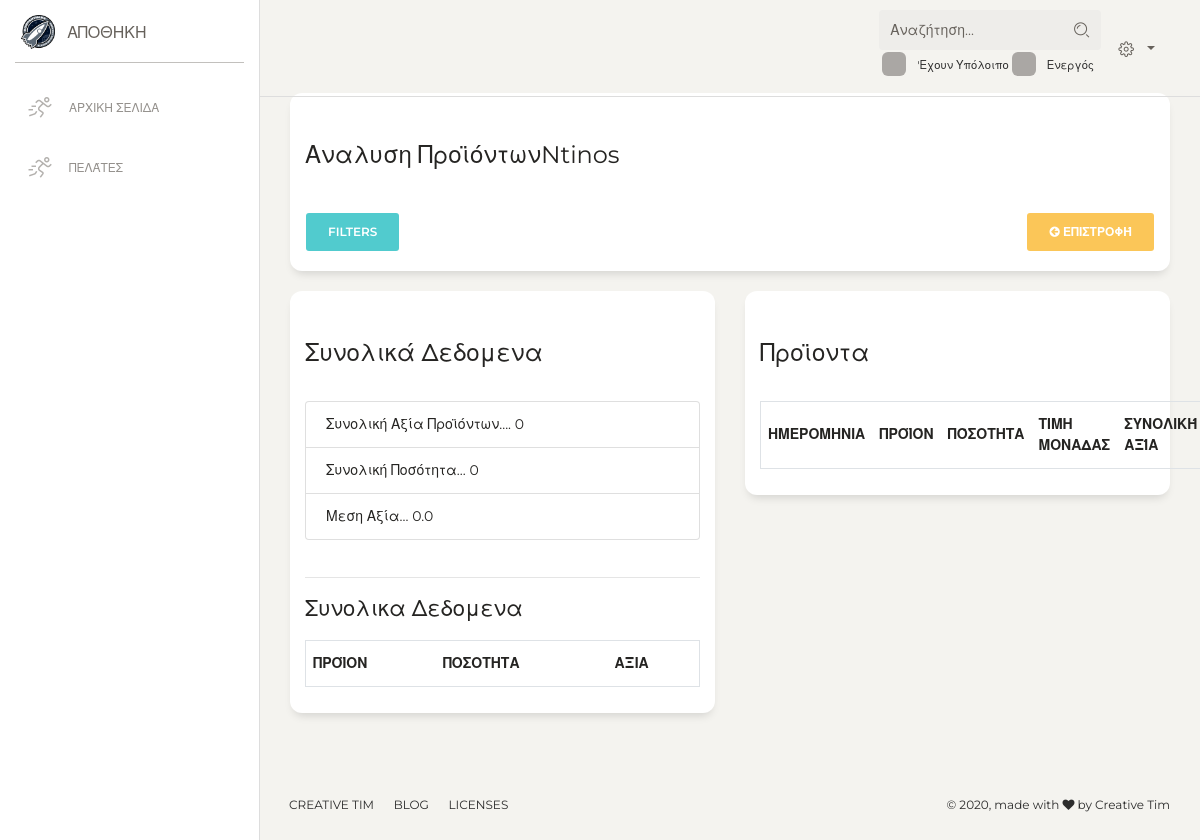
Before: /costumers/costumer/analysis/1/ (signed in) with the older database file.
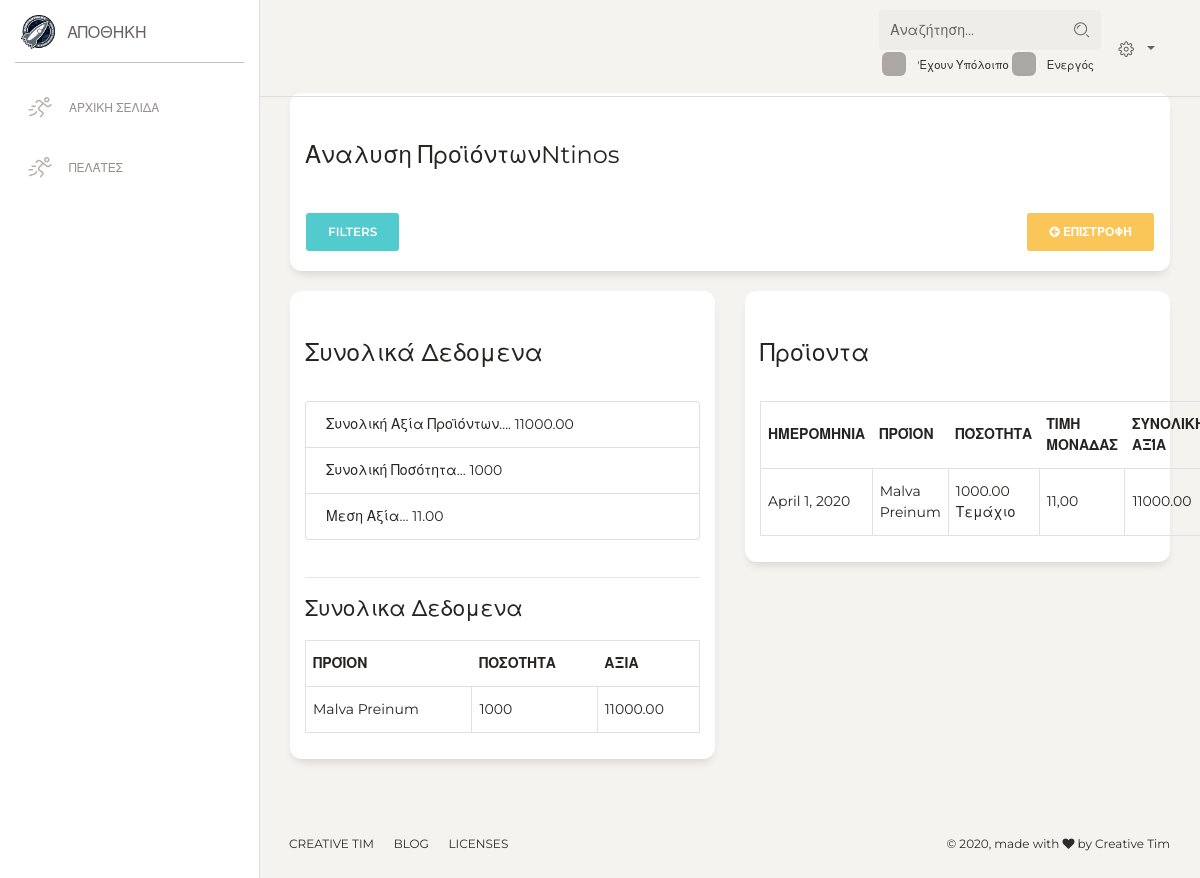
After: the same page with the newer database file.
### catalogue/models.py (models this page shows, shortened)
class Product(models.Model):
    active = models.BooleanField(default=True, verbose_name='Κατασταση')
    product_class = models.ForeignKey(ProductClass, on_delete=models.PROTECT, null=True, verbose_name='Ειδος')
    is_offer = models.BooleanField(default=True)
    title = models.CharField(max_length=120, verbose_name="'Ονομα προιόντος")
    category = models.ManyToManyField(Category, blank=True, null=True, verbose_name='Κατηγοριες')
    sku = models.CharField(max_length=150, blank=True, null=True, verbose_name='MPN')
    meta_description = models.CharField(max_length=300, null=True, blank=True)
    slug = models.SlugField(blank=True, null=True, allow_unicode=True)
    price = models.DecimalField(decimal_places=2, max_digits=6, default=0,
                                verbose_name="Τιμή λιανικής")  # the price product have in the store
    margin = models.IntegerField(default=30, verbose_name='Margin', blank=True, null=True)
    markup = models.IntegerField(default=30, verbose_name='Markup', blank=True, null=True)
    price_internet = models.DecimalField(decimal_places=2, max_digits=6, default=0,
                                         verbose_name="Τιμή Internet(No use)")
    price_b2b = models.DecimalField(decimal_places=2, max_digits=6, default=0,
                                    verbose_name="Τιμή Χονδρικής")  # the price product have in the website, if its 0 then website gets the price from store
    price_discount = models.DecimalField(max_digits=10, decimal_places=2, default=0, verbose_name='Εκπτωτική Τιμή.')
    final_price = models.DecimalField(default=0, decimal_places=2, max_digits=10, blank=True)
    related_products = models.ManyToManyField('self', blank=True)
    different_color = models.ManyToManyField('self', blank=True)
    timestamp = models.DateField(default=timezone.now, verbose_name='Ημερομηνία Δημιουργίας')
    notes = models.TextField(null=True, blank=True, verbose_name='Περιγραφή')
    vendor = models.ForeignKey('warehouse.Vendor', verbose_name="Προμηθευτής", blank=True, null=True, on_delete=models.SET_NULL)
    qty = models.DecimalField(default=0, verbose_name="Απόθεμα", max_digits=10, decimal_places=2)
    unit = models.CharField(max_length=1, default='1', choices=UNIT, blank=True, null=True, verbose_name='ΜΜ')
    safe_stock = models.DecimalField(max_digits=5, decimal_places=2, default=0, verbose_name='Ασφαλη Αποθεμα')
    safe_warning = models.BooleanField(default=False)
    order_sku = models.CharField(blank=True, null=True, max_length=50, verbose_name='Κωδικος Τιμολογιου')
    price_buy = models.DecimalField(decimal_places=2, max_digits=6, default=0,
                                    verbose_name="Τιμή Αγοράς")  # the price which you buy the product
    order_discount = models.IntegerField(default=0, verbose_name="'Εκπτωση Τιμολογίου σε %")
    qty_kilo = models.DecimalField(max_digits=5, decimal_places=3, default=1,
                                   verbose_name='Βάρος/Τεμάχια ανά Συσκευασία ')
    taxes_modifier = models.IntegerField(default=24, verbose_name='ΦΠΑ')
    objects = models.Manager()
    def __str__(self):
        return self.title

### point_of_sale/models.py (models this page shows, shortened)
class SalesInvoiceItem(models.Model):
    UNITS = (
        ('a', 'Τεμάχιο'),
        ('b', 'Κιβώτιο'),
        ('c', 'Κιλό'),
    )
    order_code = models.CharField(max_length=50, blank=True)
    costumer = models.ForeignKey(Costumer, on_delete=models.PROTECT, verbose_name='')
    invoice = models.ForeignKey(SalesInvoice, on_delete=models.CASCADE, related_name='order_items')
    product = models.ForeignKey(Product, on_delete=models.PROTECT, related_name='sale_items', verbose_name='Προϊον')
    date = models.DateField(blank=True, null=True)
    unit = models.CharField(max_length=1, choices=UNITS, default='a', verbose_name='ΜΜ')
    qty = models.DecimalField(max_digits=17, decimal_places=2, default=1, verbose_name='Ποσότητα')
    value = models.DecimalField(max_digits=17, decimal_places=2, verbose_name='Τιμή')
    clean_value = models.DecimalField(max_digits=17, decimal_places=2, verbose_name='Συνολικη Αξια Προ Φορου')
    taxes_modifier = models.IntegerField(default=24, verbose_name='ΦΠΑ')
    taxes_value = models.DecimalField(max_digits=17, decimal_places=2, verbose_name='Αξια ΦΠΑ')
    total_value = models.DecimalField(max_digits=17, decimal_places=2, verbose_name='Τελικη Αξία')
    storage = models.ForeignKey(ProductStorage, blank=True, null=True, on_delete=models.CASCADE)
    def tag_value(self):
        str_value = str(self.value).replace('.', ',')
        return str_value
    @staticmethod
    def filter_data(request, qs):
        date_start, date_end, date_range = initial_date(request, 6)
        if date_start and date_end:
            qs = qs.filter(invoice__date__range=[date_start, date_end])
        return qs

class SalesInvoice(models.Model):
    date = models.DateField(verbose_name='Ημερομηνια')
    order_type = models.CharField(max_length=1, choices=SALE_INVOICE_TYPES, default='a', verbose_name='Ειδος')
    title = models.CharField(max_length=150, verbose_name='Αριθμος Τιμολογιου')
    payment_method = models.ForeignKey(PaymentMethod, on_delete=models.PROTECT, null=True,
                                       verbose_name='Τροπος Πληρωμης')
    costumer = models.ForeignKey(Costumer, on_delete=models.CASCADE, related_name='sale_invoices', verbose_name='Πελάτης')
    value = models.DecimalField(decimal_places=2, max_digits=20, verbose_name='Καθαρή Αξια', default=0)
    extra_value = models.DecimalField(decimal_places=2, max_digits=20, verbose_name='Επιπλέον Αξία', default=0)
    etxra_discount = models.DecimalField(decimal_places=2, max_digits=20, verbose_name='Επιπλέον Εκπτωση', default=0)
    final_value = models.DecimalField(decimal_places=2, max_digits=20, verbose_name='Αξία', default=0.00)
    description = models.TextField(blank=True, verbose_name='Λεπτομεριες')
    total_taxes = models.DecimalField(default=0, max_digits=20, decimal_places=2)
    class Meta:
        ordering = ['date']

### costumers/views.py (the view)
# urls.py: path('costumer/analysis/<int:pk>/', costumer_analysis_view, name='costumer_analysis'),
@staff_member_required
def costumer_analysis_view(request, pk):
    costumer = get_object_or_404(Costumer, id=pk)
    order_items = costumer.salesinvoiceitem_set.all()
    order_items = SalesInvoiceItem.filter_data(request, order_items)
    date_filter = [True]
    total_incomes = round(order_items.aggregate(Sum('total_value'))['total_value__sum'] if order_items.exists() else 0, 2)
    total_qty = order_items.aggregate(Sum('qty'))['qty__sum'] if order_items.exists() else 0
    avg = total_incomes/total_qty if total_qty !=0 else 0.00
    product_analysis = order_items.values('product__title').annotate(total_qty=Sum('qty'),
                                                                     total_value=Sum('total_value')
                                                                     ).order_by('product__title')
    return render(request, 'costumers/costumer_analysis.html', context=locals())

### costumers/models.py (called while the page is built)
    def __str__(self):
        return self.eponimia

    def get_edit_url(self):
        return reverse('costumers:costumer_detail_view', kwargs={'pk': self.id})

### costumers/templates/costumers/costumer_analysis.html (shortened to what this page needs)
{% extends 'costumers/homepage.html' %}
{% block content %}
    <div class="content">
        <div class="row">
            <div class="col-12">
                <div class="card">
                    <div class="card-header">
                        <h4>Αναλυση Προϊόντων{{ costumer }}</h4>
                    </div>
                    <div class="card-body">
                        <a class="btn btn-primary" data-toggle="collapse" href="#collapseExample" role="button" aria-expanded="false" aria-controls="collapseExample">
                            Filters
                        </a>
                        <a href="{{ costumer.get_edit_url }}" class="btn btn-warning pull-right"><i class="fa fa-arrow-circle-left"></i> Επιστροφή</a>
                    </div>
                </div>
            </div>
        </div>
        <div class="row">
            <div class="col-6">
                <div class="card">
                    <div class="card-header">
                        <h4>Συνολικά Δεδομενα</h4>
                    </div>
                    <div class="card-body">
                        <ul class="list-group">
                          <li class="list-group-item">Συνολική Αξία Προϊόντων.... {{ total_incomes }} </li>
                          <li class="list-group-item">Συνολική Ποσότητα... {{ total_qty }}</li>
                          <li class="list-group-item">Μεση Αξία... {{ avg }}</li>
                        </ul>
                        <br> <hr>
                        <h5>Συνολικα Δεδομενα</h5>
                        <table class="table table-bordered">
                            <thead>
                                <tr>
                                    <th>Προϊον</th>
                                    <th>Ποσοτητα</th>
                                    <th>Αξια</th>
                                </tr>
                            </thead>
                            <tbody>
                                {% for ele in  product_analysis %}
                                    <tr>
                                        <td>{{ ele.product__title }}</td>
                                        <td>{{ ele.total_qty }}</td>
                                        <td>{{ ele.total_value|floatformat:2 }}</td>
                                    </tr>
                                {% endfor %}
                            </tbody>
                        </table>
                    </div>
                </div>
            </div>
            <div class="col-6">
                <div class="card">
                    <div class="card-header">
                        <h4>Προϊοντα</h4>
                    </div>
                    <div class="card-body">
                        <table class="table table-bordered">
                            <thead>
                                <tr>
                                    <th>Ημερομηνια</th>
                                    <th>Προϊόν</th>
                                    <th>Πόσοτητα</th>
                                    <th>Τιμη Μοναδας</th>
                                    <th>Συνολική Αξία</th>
                                </tr>
                            </thead>
                            <tbody>
                                {% for item in order_items %}
                                    <td>{{ item.invoice.date }}</td>
                                    <td>{{ item.product }}</td>
                                    <td>{{ item.qty }} {{ item.get_unit_display }}</td>
                                    <td>{{ item.tag_value }}</td>
                                    <td>{{ item.total_value }}</td>
                                {% endfor %}
                            </tbody>
                        </table>
                    </div>
                </div>
            </div>
        </div>
    </div>
{% endblock %}

Changed rows visible on the page:
now on this page (row edited): Product: product__title "Malva Preinum", total_qty "1000", total_value "11000.00"
added SalesInvoiceItem: invoice "April 1, 2020", product "Malva Preinum", qty "1000.00", unit "Τεμάχιο", tag_value "11,00", total_value "11000.00"
Other visible differences:
{{ total_incomes }}: "0" → "11000.00"
{{ total_qty }}: "0" → "1000"
{{ avg }}: "0.0" → "11.00"
